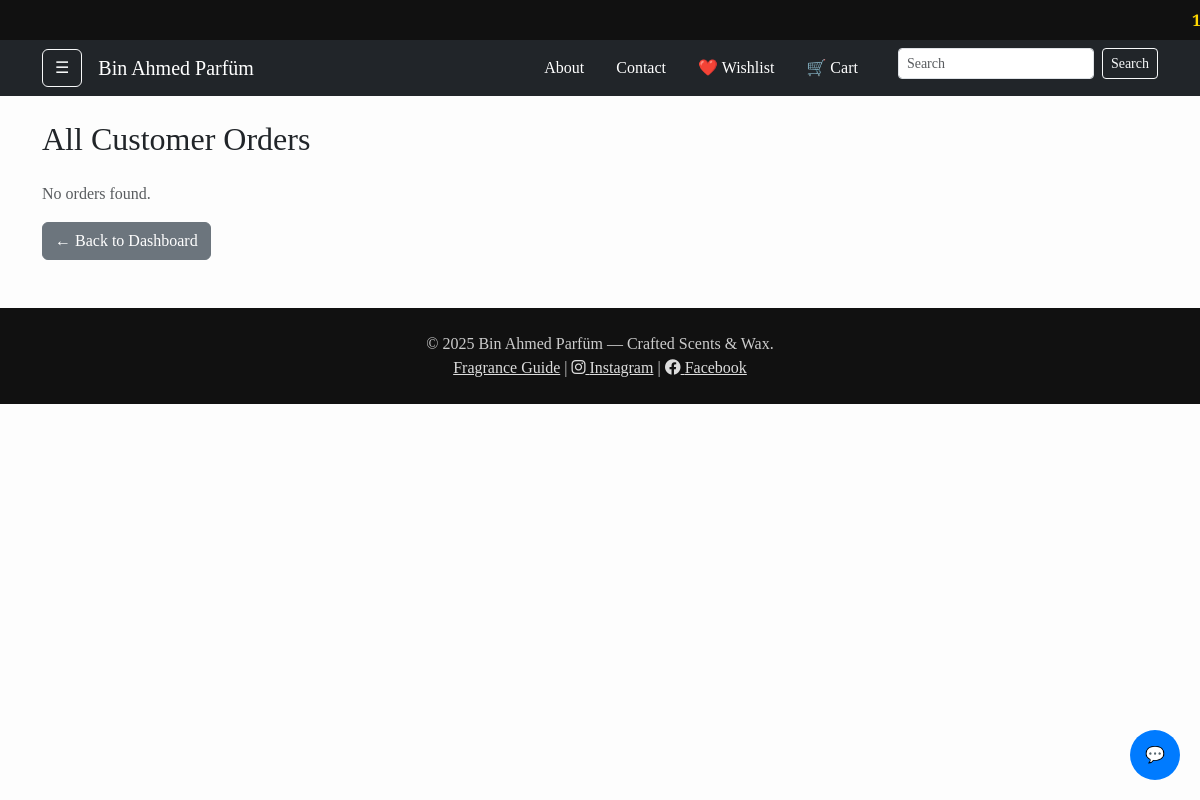
The page /admin/orders (signed in) on the database as committed earlier.
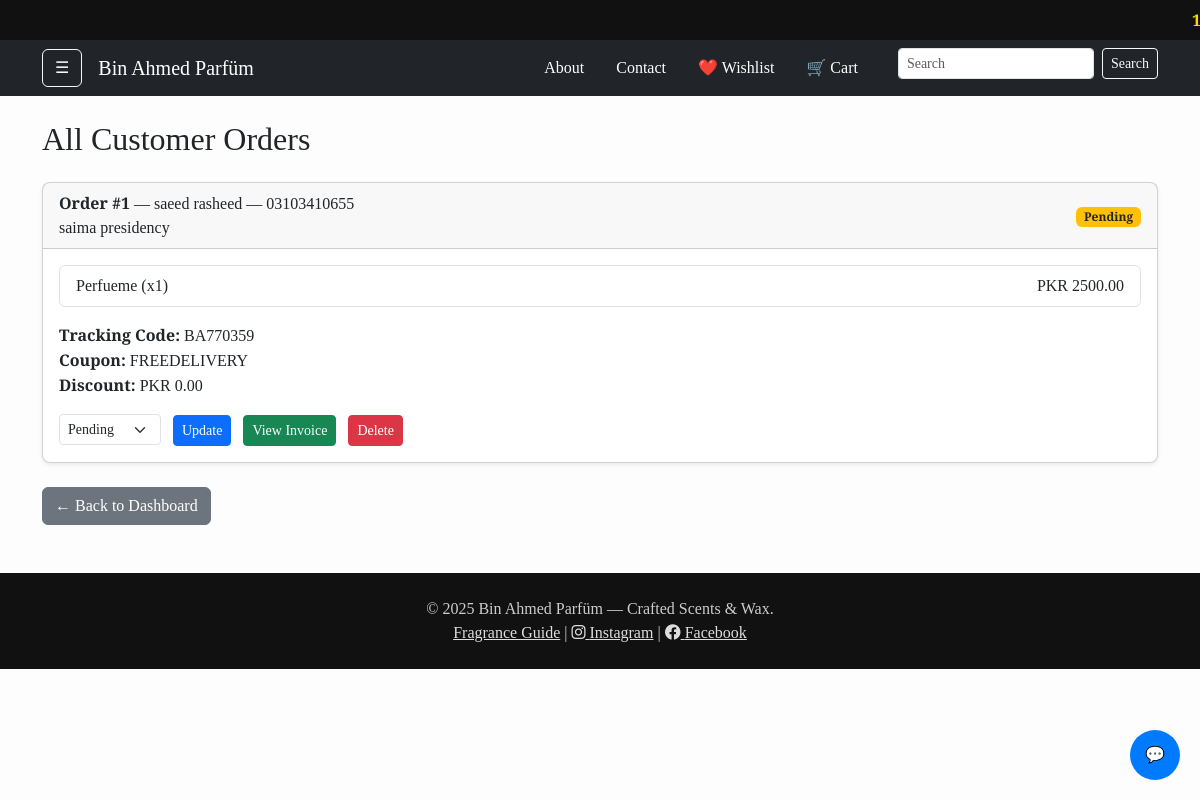
The same page on the database as committed later.
### tables this page shows
CREATE TABLE settings (
                id INTEGER PRIMARY KEY AUTOINCREMENT,
                key TEXT UNIQUE NOT NULL,
                value TEXT
            );

CREATE TABLE orders (
                id INTEGER PRIMARY KEY AUTOINCREMENT,
                name TEXT NOT NULL,
                address TEXT NOT NULL,
                phone TEXT NOT NULL,
                status TEXT DEFAULT 'Pending',
                tracking_code TEXT NOT NULL,
                coupon_code TEXT,
                discount REAL DEFAULT 0,
                created_at TIMESTAMP DEFAULT CURRENT_TIMESTAMP
            );

CREATE TABLE order_items (
                id INTEGER PRIMARY KEY AUTOINCREMENT,
                order_id INTEGER NOT NULL,
                product_id INTEGER NOT NULL,
                quantity INTEGER NOT NULL,
                price REAL NOT NULL,
                FOREIGN KEY (order_id) REFERENCES orders(id) ON DELETE CASCADE,
                FOREIGN KEY (product_id) REFERENCES products(id) ON DELETE CASCADE
            );

CREATE TABLE products (
                id INTEGER PRIMARY KEY AUTOINCREMENT,
                name TEXT NOT NULL,
                description TEXT,
                price REAL NOT NULL,
                image TEXT,
                category_id INTEGER
            );

### app.py (the view)
@app.route('/admin/orders')
@login_required
def admin_orders():
    conn = get_db_connection()
    orders = conn.execute('SELECT * FROM orders ORDER BY id DESC').fetchall()
    orders_with_items = []
    for order in orders:
        items = conn.execute(
            '''
            SELECT oi.quantity, p.name, p.price
            FROM order_items oi
            JOIN products p ON oi.product_id = p.id
            WHERE oi.order_id = ?
            ''',
            (order['id'],)
        ).fetchall()
        orders_with_items.append({
            'order': order,
            'items': items
        })
    conn.close()
    return render_template('admin_orders.html', orders=orders_with_items)

### app.py (called while the page is built)
def login_required(f):
    @wraps(f)
    def decorated(*args, **kwargs):
        if not session.get('admin_logged_in'):
            flash('Please login as admin.')
            return redirect(url_for('admin_login'))
        return f(*args, **kwargs)
    return decorated

def get_db_connection():
    conn = sqlite3.connect('db.sqlite3')
    conn.row_factory = sqlite3.Row
    return conn

@app.context_processor
def inject_settings():
    conn = get_db_connection()
    banner_row = conn.execute(
        "SELECT value FROM settings WHERE key = 'top_banner'"
    ).fetchone()
    conn.close()
    return dict(top_banner=banner_row['value'] if banner_row else '')

### templates/admin_orders.html (shortened to what this page needs)
{% extends 'base.html' %}
{% block content %}
<h2 class="mb-4">All Customer Orders</h2>
{% if orders %}
  {% for entry in orders %}
    <div class="card mb-4 shadow-sm rounded-3">
      <div class="card-header d-flex flex-wrap justify-content-between align-items-center">
        <div>
          <strong>Order #{{ entry.order.id }}</strong> —
          {{ entry.order.name }} — {{ entry.order.phone }}<br>
          {{ entry.order.address }}
        </div>
        <div>
          {% if entry.order.status == 'Pending' %}
            <span class="badge bg-warning text-dark">{{ entry.order.status }}</span>
          {% elif entry.order.status == 'Shipped' %}
            <span class="badge bg-primary">{{ entry.order.status }}</span>
          {% elif entry.order.status == 'Delivered' %}
            <span class="badge bg-success">{{ entry.order.status }}</span>
          {% else %}
            <span class="badge bg-secondary">{{ entry.order.status }}</span>
          {% endif %}
        </div>
      </div>
      <div class="card-body">
        <ul class="list-group mb-3">
          {% for item in entry['items'] %}
          <li class="list-group-item d-flex justify-content-between">
            {{ item['name'] }} (x{{ item['quantity'] }})
            <span>PKR {{ '%.2f'|format(item['price'] * item['quantity']) }}</span>
          </li>
          {% endfor %}
        </ul>
        <div class="mb-3">
          <strong>Tracking Code:</strong> {{ entry.order.tracking_code }}<br>
          <strong>Coupon:</strong> {{ entry.order.coupon_code or 'N/A' }}<br>
          <strong>Discount:</strong> PKR {{ '%.2f'|format(entry.order.discount) }}
        </div>
        <form method="POST" action="{{ url_for('update_order_status', order_id=entry.order.id) }}" class="d-inline">
          <select name="status" class="form-select form-select-sm d-inline w-auto">
            <option value="Pending" {% if entry.order.status == 'Pending' %}selected{% endif %}>Pending</option>
          </select>
          <button type="submit" class="btn btn-sm btn-primary ms-2">Update</button>
        </form>
        <a href="{{ url_for('invoice', order_id=entry.order.id) }}"
           target="_blank"
           class="btn btn-sm btn-success ms-2">
          View Invoice
        </a>
        <a href="{{ url_for('delete_order', order_id=entry.order.id) }}"
           class="btn btn-sm btn-danger ms-2"
           onclick="return confirm('Are you sure you want to delete this order?');">
          Delete
        </a>
      </div>
    </div>
  {% endfor %}
{% else %}
  <p class="text-muted">No orders found.</p>
{% endif %}
<a href="{{ url_for('admin_dashboard') }}" class="btn btn-secondary">← Back to Dashboard</a>
{% endblock %}

### templates/base.html (shortened to what this page needs)
<!DOCTYPE html>
<html lang="en">
<head>
  <link rel="stylesheet" href="https://cdnjs.cloudflare.com/ajax/libs/font-awesome/6.4.0/css/all.min.css">
  <link href="https://cdn.jsdelivr.net/npm/bootstrap@5.3.0/dist/css/bootstrap.min.css" rel="stylesheet">
</head>
<body
  >
  <div class="text-center py-2 px-2 top-banner">
    {% if top_banner %}
      <div class="top-banner-text">{{ top_banner|safe }}</div>
    {% else %}
      <div class="top-banner-text">
        Free Delivery for Orders Above 4000 | 15 Days Return | New Arrivals Available
      </div>
    {% endif %}
  </div>
  <nav class="navbar navbar-expand-lg navbar-dark bg-dark">
    <div class="container">
      <button class="btn btn-outline-light me-3" type="button" data-bs-toggle="offcanvas" data-bs-target="#sidebarMenu">
        ☰
      </button>
      <a class="navbar-brand" href="/">
        {% if logo %}
          <img src="{{ url_for('static', filename='uploads/logos/' ~ logo.filename) }}" alt="Bin Ahmed Parfüm Logo">
        {% else %}
          Bin Ahmed Parfüm
        {% endif %}
      </a>
      <div class="collapse navbar-collapse" id="navbarNav">
        <ul class="navbar-nav ms-auto gap-3 text-center">
          <li class="nav-item"><a class="nav-link" href="/about">About</a></li>
          <li class="nav-item"><a class="nav-link" href="/contact">Contact</a></li>
          <li class="nav-item">
            <a class="nav-link" href="/wishlist">❤️ Wishlist
            </a>
          </li>
          <li class="nav-item"><a class="nav-link" href="/cart">🛒 Cart</a></li>
          <li class="nav-item d-none d-lg-block">
            <form class="d-flex ms-3">
              <input class="form-control form-control-sm me-2" type="search" placeholder="Search" aria-label="Search">
              <button class="btn btn-outline-light btn-sm" type="submit">Search</button>
            </form>
          </li>
        </ul>
      </div>
    </div>
  </nav>
  <div class="container mt-4 mb-5">
    {% block content %}{% endblock %}
  </div>
  <footer class="text-center py-4">
    &copy; 2025 Bin Ahmed Parfüm — Crafted Scents & Wax.
    <br><a href="/know-your-perfume">Fragrance Guide</a> |
    <a href="https://www.instagram.com/bin_ahmed_parfum" target="_blank"><i class="fab fa-instagram"></i> Instagram</a> |
    <a href="#"><i class="fab fa-facebook"></i> Facebook</a>
  </footer>
<div id="chat-toggle" style="
  position:fixed;bottom:20px;right:20px;width:50px;height:50px;
  background:#007bff;color:#fff;border-radius:50%;display:flex;
  align-items:center;justify-content:center;cursor:pointer;z-index:10000;">
  💬
</div>
</body>
</html>

Rows that differ between the two databases and show on the page:
added orders: order.id "1", order.name "saeed rasheed", order.phone "03103410655", order.address "saima presidency", order.status "Pending", order.tracking_code "BA770359", order "FREEDELIVERY", order.discount "0.00", status "Pending"
added order_items: name "Perfueme", quantity "1"
added products: item['price']*item['quantity'] "2500.00"
Other text that changed with them:
new list line: "Order # — — Tracking Code: Coupon: Discount: PKR Update View Invoice Delete"
text no longer shown: "No orders found."
